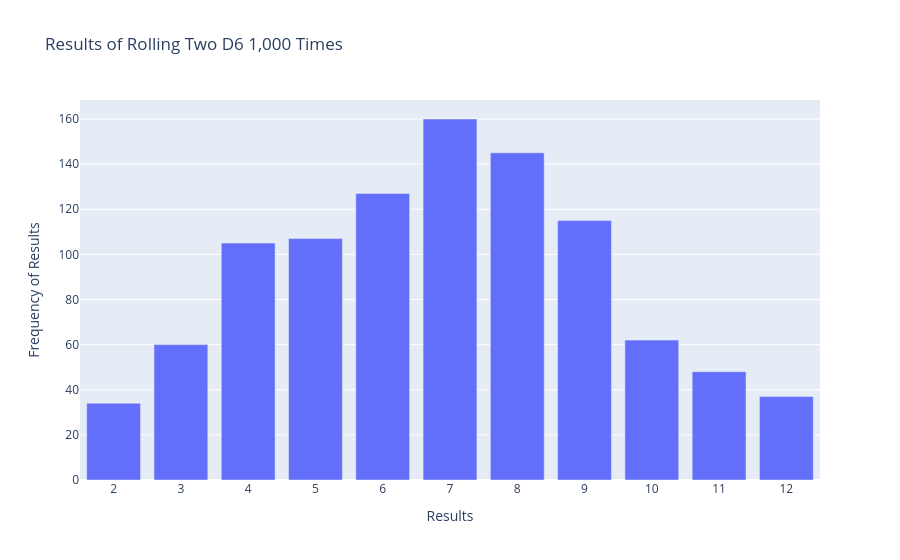

Notebook code cell kept with this figure:
### Code cell
#Results visualization
title = "Results of Rolling Two D6 1,000 Times"
labels = {"x":"Results","y":"Frequency of Results"}
fig = px.bar(x=poss_results, y=frequencies,title=title,labels=labels)

#Further customization of graphics
fig.update_layout(xaxis_dtick=1)
fig.show()

### Figure 1 — Plotly figure (JSON) as saved in the notebook; plotly's stock layout.template omitted (floating-point values rounded to 4 significant figures)
{"data": [{"hovertemplate": "Results=%{x}<br>Frequency of Results=%{y}<extra></extra>", "legendgroup": "", "marker": {"color": "#636efa", "pattern": {"shape": ""}}, "name": "", "orientation": "v", "showlegend": false, "textposition": "auto", "x": [2, 3, 4, 5, 6, 7, 8, 9, 10, 11, 12], "xaxis": "x", "y": [34, 60, 105, 107, 127, 160, 145, 115, 62, 48, 37], "yaxis": "y", "type": "bar"}], "layout": {"xaxis": {"anchor": "y", "domain": [0.0, 1.0], "title": {"text": "Results"}, "dtick": 1}, "yaxis": {"anchor": "x", "domain": [0.0, 1.0], "title": {"text": "Frequency of Results"}}, "legend": {"tracegroupgap": 0}, "title": {"text": "Results of Rolling Two D6 1,000 Times"}, "barmode": "relative"}}
